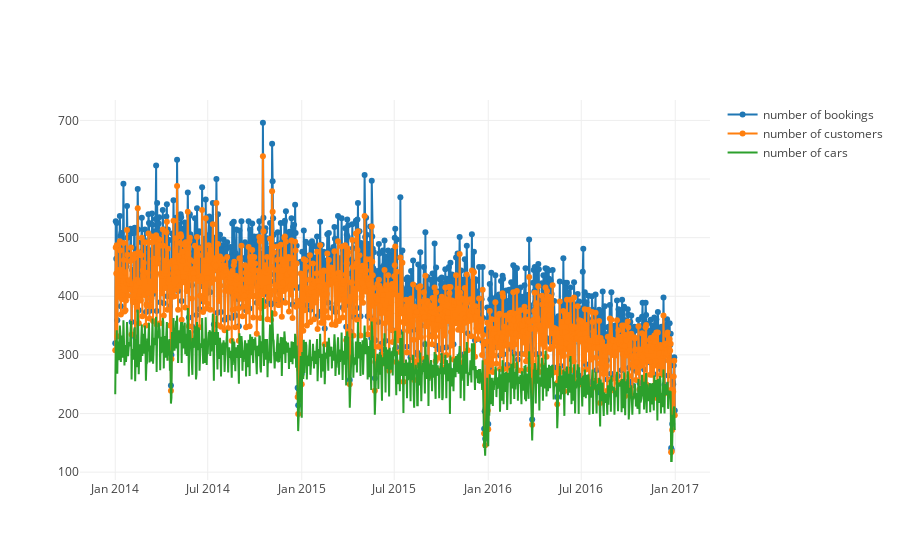

Notebook cell for this chart:
### Code cell
import plotly.offline as py
import plotly.graph_objs as go

py.init_notebook_mode(connected=True)

# Create traces
trace0 = go.Scatter(
    x = per_day.BOOKING_DATE,
    y = per_day.BOOKING_HAL_ID,
    mode = 'lines+markers',
    name = 'number of bookings'
)
trace1 = go.Scatter(
    x = per_day.BOOKING_DATE,
    y = per_day.CUSTOMER_HAL_ID,
    mode = 'lines+markers',
    name = 'number of customers'
)
trace2 = go.Scatter(
    x = per_day.BOOKING_DATE,
    y = per_day.VEHICLE_HAL_ID,
    mode = 'lines',
    name = 'number of cars'
)

fig = go.Figure(data=[trace0, trace1, trace2])
py.iplot(fig, filename="overall timeseries plot")

### Figure 1 — Plotly figure (JSON) as saved in the notebook; plotly's stock layout.template omitted (floating-point values rounded to 4 significant figures; data arrays with more than 128 entries replaced by an {"elided": "..."} marker saying what was removed)
{"data": [{"mode": "lines+markers", "name": "number of bookings", "type": "scatter", "x": {"elided": "1096 str values"}, "y": {"elided": "1096 int values"}}, {"mode": "lines+markers", "name": "number of customers", "type": "scatter", "x": {"elided": "1096 str values"}, "y": {"elided": "1096 int values"}}, {"mode": "lines", "name": "number of cars", "type": "scatter", "x": {"elided": "1096 str values"}, "y": {"elided": "1096 int values"}}], "layout": {}}
